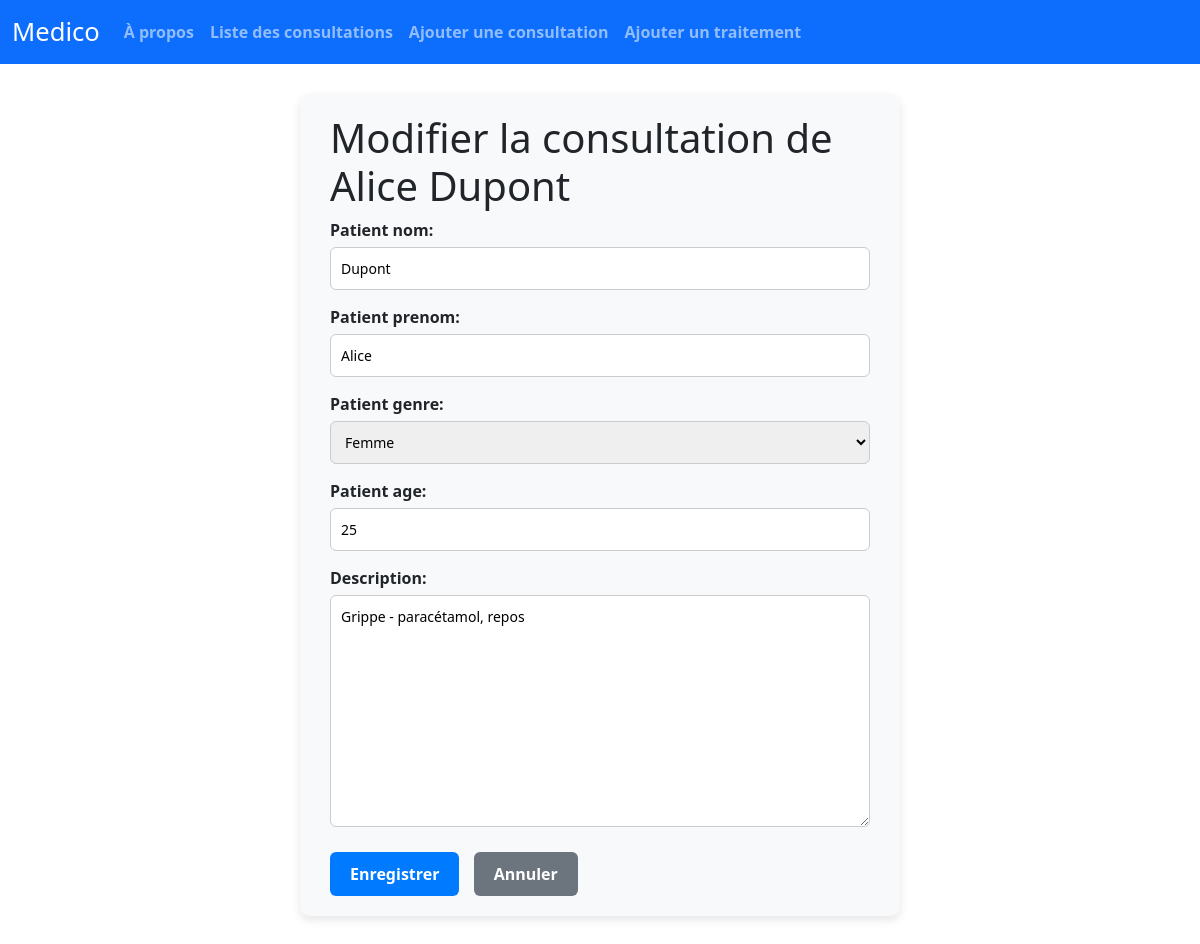
/changer_consultation/1/, run on the app's committed database.
### medico/models.py (models this page shows, shortened)
class Consultation(models.Model):
    patient_nom = models.CharField(max_length=40, null=False)
    patient_prenom = models.CharField(max_length=30, null=False)
    patient_genre = models.CharField(
    max_length=10,
    choices=[('M', 'Homme'), ('F', 'Femme')],
    null=False
    )
    patient_age = models.PositiveIntegerField(null=False)
    description = models.TextField(null=False)
    date_consultation = models.DateField(auto_now_add=True)
    patient_adresse = models.CharField(max_length=255, null=True, blank=True)
    latitude = models.FloatField(null=True, blank=True)
    longitude = models.FloatField(null=True, blank=True)

### medico/views.py (the view)
# urls.py: path('changer_consultation/<int:consultation_id>/', views.changer_consultation, name='changer_consultation'),
def changer_consultation(request, consultation_id):
    consultation = get_object_or_404(Consultation, id=consultation_id)
    if request.method == 'POST':
        form = ConsultationForm(request.POST, instance=consultation)
        if form.is_valid():
            form.save()
            return redirect('liste_consultation')
    else:
        form = ConsultationForm(instance=consultation)
    return render(request, 'medico/changer_consultation.html', {'form': form, 'consultation': consultation})

### medico/forms.py
class ConsultationForm(forms.ModelForm):
      class Meta:
        model = Consultation
        fields = ['patient_nom', 'patient_prenom', 'patient_genre', 'patient_age', 'description', 'patient_adresse']

### medico/templates/medico/changer_consultation.html (shortened to what this page needs)
{% extends 'medico/base.html' %}
{% load static %}
{% block extra_css %}
<link rel="stylesheet" href="{% static 'css/form.css' %}">
{% endblock %}
{% block content %}
<div class="form-container">
 <h1>Modifier la consultation de {{ consultation.patient_prenom }} {{ consultation.patient_nom }}</h1>
 <form method="post" class="consultation-form">
 <div class="form-group">
 {{ form.patient_nom.label_tag }}
 {{ form.patient_nom }}
 </div>
 <div class="form-group">
 {{ form.patient_prenom.label_tag }}
 {{ form.patient_prenom }}
    </div>
  <div class="form-group">
 {{ form.patient_genre.label_tag }}
 {{ form.patient_genre }}
 </div>
 <div class="form-group">
 {{ form.patient_age.label_tag }}
 {{ form.patient_age }}
 </div>
 <div class="form-group">
 {{ form.description.label_tag }}
        {{ form.description }}
    </div>
 <button type="submit" class="btn-submit">Enregistrer</button>
    <a href="{% url 'liste_consultation' %}" class="btn-back">Annuler</a>
  </form>
</div>
{% endblock %}

### medico/static/css/form.css (style rules this page uses)
.form-container { max-width: 600px; margin: 30px auto; padding: 20px 30px; background-color: #f8f9fa; border-radius: 10px; box-shadow: 0 4px 10px rgba(0,0,0,0.1); }
.form-group { margin-bottom: 15px; display: flex; flex-direction: column; }
.form-group label { margin-bottom: 5px; font-weight: 600; }
.form-group input, .form-group select, .form-group textarea { padding: 10px; border: 1px solid #ccc; border-radius: 6px; font-size: 14px; }
.form-group textarea { resize: vertical; }
.btn-submit, .btn-back { display: inline-block; padding: 10px 20px; margin-top: 10px; border-radius: 6px; text-decoration: none; font-weight: bold; cursor: pointer; border: none; }
.btn-submit { background-color: #007bff; color: white; margin-right: 10px; }
.btn-back { background-color: #6c757d; color: white; }

### data on the page
Consultation: patient_prenom "Alice", patient_nom "Dupont", patient_genre "Femme", patient_age "25", description "Grippe - paracétamol, repos"
